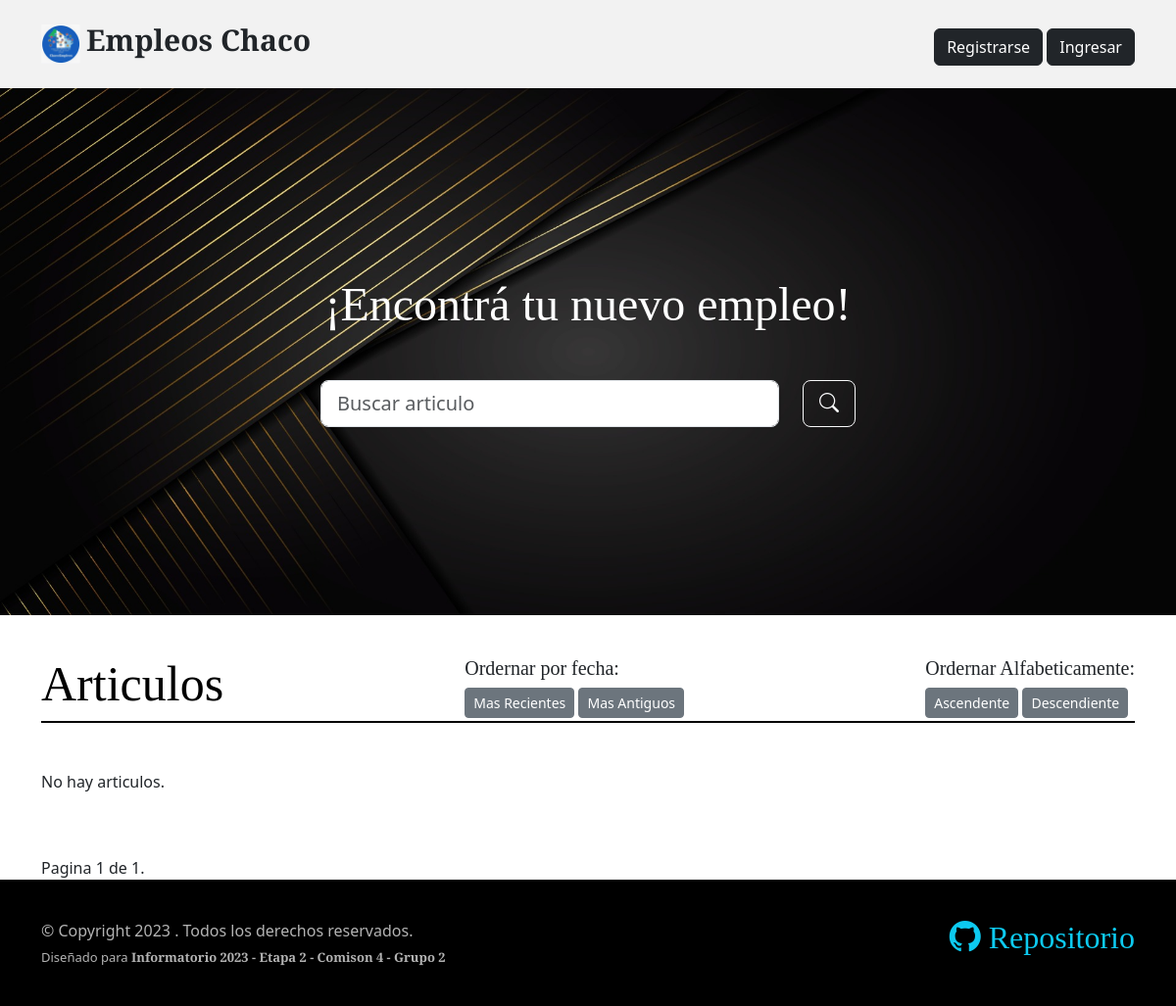
Before: /?categoria=4 with the older database file.
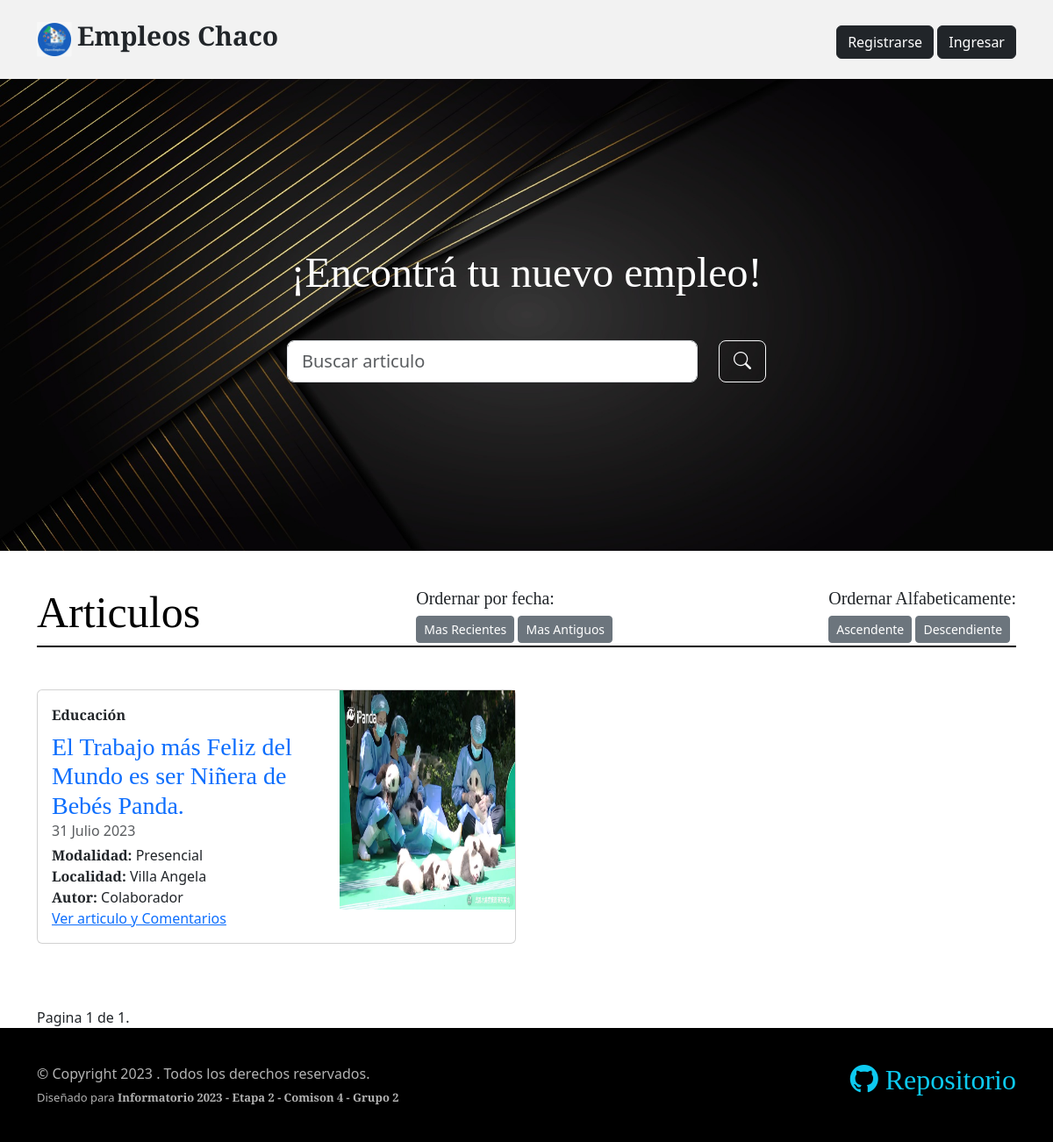
After: the same page with the newer database file.
### Aplicaciones/Articulos/models.py (models this page shows, shortened)
class Articulo(models.Model):
    usuario = models.ForeignKey("Usuarios.Usuario", on_delete=models.PROTECT)
    categoria = models.ForeignKey("Categoria", on_delete=models.PROTECT)
    titulo = models.CharField(max_length=200)
    contenido = models.TextField()
    localidad = models.CharField(max_length=50)
    fecha_publicacion = models.DateField(default= timezone.now)
    imagen_portada = models.ImageField(upload_to="portada")
    modalidad = models.CharField(max_length=50)

class Categoria(models.Model):
    nombre = models.CharField(max_length=50)

### Aplicaciones/Usuarios/models.py (models this page shows, shortened)
class Usuario(AbstractUser):
    nombre = models.CharField(max_length=50)
    apellido = models.CharField(max_length=50)
    email = models.EmailField()
    foto_perfil = models.ImageField(null=True, blank=True, upload_to='usuarios', default='usuarios/user_default.png')
    COLABORADOR = "CO"
    MIEMBRO = "MI"
    CHOICES = [
        (COLABORADOR, "Colaborador"),
        (MIEMBRO, "Miembro"),
    ]
    tipo_usuario = models.CharField(
        max_length=2,
        choices=CHOICES,
        default=MIEMBRO,
    )

### Aplicaciones/Articulos/views.py (the view, shortened to what this page needs)
# urls.py: path("", ListarArticulosView.as_view(), name="listar_articulos"),
class ListarArticulosView(ListView):
    model = Articulo
    template_name = 'ArticulosTemplates/listar_articulos.html'
    context_object_name = "articulos"
    paginate_by = 6
    def get_queryset(self):
        queryset = Articulo.objects.all().order_by('-fecha_publicacion')
        order_by = self.request.GET.get('order_by', '')
        if order_by:
            if order_by.upper() == "ASC":
                queryset = Articulo.objects.all().order_by('fecha_publicacion')
            else:
                pass
        order_by_titulo = self.request.GET.get('order_by_titulo', '')
        if order_by_titulo:
            if order_by_titulo.upper() == "ASC":
                queryset = Articulo.objects.all().order_by('titulo')
            else:
                queryset = Articulo.objects.all().order_by('-titulo')
        buscar = self.request.GET.get('buscar')
        qset = []
        categoria = self.request.GET.get('categoria', '')
        if categoria:
            qset.append(Q(categoria__id=categoria))
        queryset = queryset.filter(*qset)
        return queryset
    def get_context_data(self, **kwargs):
        context = super().get_context_data(**kwargs)
        context['categorias'] = Categoria.objects.all()
        return context

### Templates/ArticulosTemplates/listar_articulos.html (shortened to what this page needs)
{% extends 'base.html' %}
{% load static %}
{% block contenido %}
<main id="main">
    <header class="masthead">
    <div class="container position-relative">
        <div class="row justify-content-center">
            <div class="col-xl-6">
                <div class="text-center text-dark">
                    <h1 class="mb-5 text-white">¡Encontrá tu nuevo empleo!</h1>
                    <form class="form-subscribe" id="contactForm" data-sb-form-api-token="API_TOKEN">
                        <div class="row">
                            <div class="col">
                                <input type="text" class="form-control form-control-lg" placeholder="Buscar articulo" name="buscar" value="{{ request.GET.buscar}}">
                            </div>
                            <div class="col-auto"><button class="btn btn-outline-light btn-lg" id="submitButton" type="submit"><i class="bi bi-search"></i></button></div>
                        </div>
                    </form>
                </div>
            </div>
        </div>
    </div>
</header>
<section id="posts" class="posts">
    <div class="container" >
        <div class="section-header d-flex justify-content-between align-items-center mb-5">
          <h2>Articulos</h2>
          <div>
            <h5>Ordernar por fecha:</h5>
             <a href="{% url 'Aplicaciones.Articulos:listar_articulos' %}?order_by=DES" class="btn btn-secondary btn-sm">Mas Recientes</a>
             <a href="{% url 'Aplicaciones.Articulos:listar_articulos' %}?order_by=ASC" class="btn btn-secondary btn-sm">Mas Antiguos</a>
         </div>
         <div>
             <h5>Ordernar Alfabeticamente:</h5>
             <a href="{% url 'Aplicaciones.Articulos:listar_articulos' %}?order_by_titulo=ASC" class="btn btn-secondary btn-sm">Ascendente</a>
             <a href="{% url 'Aplicaciones.Articulos:listar_articulos' %}?order_by_titulo=DES" class="btn btn-secondary btn-sm">Descendiente</a>
          </div>
        </div>
    </div>
    <div class="container">
    <div class="row mb-2">
        {% if articulos %}
        {% for articulo in articulos %}
        <div class="col-md-6">
          <div class="card flex-md-row mb-4 box-shadow h-md-250">
            <div class="card-body d-flex flex-column align-items-start">
              <strong class="d-inline-block mb-2 text-primary">{{ articulo.categoria.nombre }}</strong>
              <h3 class="mb-0">
                <a class="info-primary"  href="{% url 'Aplicaciones.Articulos:articulo_detalle' articulo.pk  %}">{{ articulo.titulo }}</a>
              </h3>
              <div class="mb-1 text-muted">{{ articulo.fecha_publicacion }}</div>
              <p class="card-text mb-auto"><b>Modalidad:</b> {{ articulo.modalidad }}</p>
              <p class="card-text mb-auto"><b>Localidad:</b> {{ articulo.localidad }}</p>
              <p class="card-text mb-auto"><b>Autor:</b> {{ articulo.usuario.username }}</p>
              <a href="{% url 'Aplicaciones.Articulos:articulo_detalle' articulo.pk  %}" >  <u>Ver articulo y Comentarios</u></a>
            </div>
            <img class="card-img-right flex-auto d-none d-md-block"  alt="portada" style="width: 200px; height: 250px;" src="{{ articulo.imagen_portada.url }}"" data-holder-rendered="true">
          </div>
        </div>
        {% endfor %}
        {% else %}
        <p>No hay articulos.</p>
        {% endif %}
      </div>
    </div>
  </section>
   <div class="container" >
   <div class="pagination">
    <span class="step-links">
        <span class="current">
            Pagina {{ page_obj.number }} de {{ page_obj.paginator.num_pages }}.
        </span>
    </span>
</div>
</div>
</main>
{% endblock %}

### Templates/base.html (shortened to what this page needs)
{% load static %}
<!DOCTYPE html>
<html lang="es">
<head>
    <link href="https://cdn.jsdelivr.net/npm/bootstrap@5.3.1/dist/css/bootstrap.min.css" rel="stylesheet">
    <link href="{% static 'vendor/bootstrap/css/bootstrap.min.css' %}" rel="stylesheet">
    <link href="{% static 'vendor/bootstrap-icons/bootstrap-icons.css' %}" rel="stylesheet">
    <link href="{% static 'vendor/swiper/swiper-bundle.min.css' %}" rel="stylesheet">
    <link href="{% static 'vendor/glightbox/css/glightbox.min.css' %}" rel="stylesheet">
    <link href="{% static 'vendor/aos/aos.css' %}" rel="stylesheet">
    <link href="{% static 'css/variables.css' %}" rel="stylesheet">
    <link href="{% static 'css/main.css' %}" rel="stylesheet">
    <link href="{% static 'css/info_style.css' %}" rel="stylesheet">
</head>
<body class="body">
    <div>
        {% block navegacion %}
        {% include 'navbar.html' %}
        {% endblock %}
    </div>
    <div>
        {% block contenido %}
        {% endblock %}
    </div>
    {% block footer %}
    {% include 'footer.html' %}
    {% endblock %}
</body>
</html>

### Templates/navbar.html (shortened to what this page needs)
{% load static %}
  <header id="header" class="header d-flex align-items-center fixed-top">
    <div class="container-fluid container-xl d-flex align-items-center justify-content-between">
      <a href="{% url 'Aplicaciones.Articulos:listar_articulos' %}" class="logo d-flex align-items-center">
        <img src="{% static 'img/logo.jpg' %}" alt="">
        <h1>Empleos Chaco</h1>
      </a>
      <div class="mt-auto">
        {% if user.is_authenticated %}
        <p><img src="{{ user.foto_perfil.url }}" alt="perfil" width="40" height="40"
            class="rounded-circle flex-shrink-0 m1"> <b class="text-seconday">{{ user.username }}</b> <a href="{% url 'Aplicaciones.Usuarios:cerrar_sesion' %}" class="btn btn-dark mx-3">   Cerrar Sesion</a></p>
        {% else %}
        <a href="{% url 'Aplicaciones.Usuarios:registrar_usuario' %}" class="btn btn-dark">Registrarse</a>
        <a href="{% url 'Aplicaciones.Usuarios:iniciar_sesion' %}" class="btn btn-dark">Ingresar</a>
        {% endif %}
      </div>
    </div>
  </header>

### Templates/footer.html (shortened to what this page needs)
<footer id="footer" class="footer">
    <div class="footer-legal">
      <div class="container">
        <div class="row justify-content-between">
          <div class="col-md-6 text-center text-md-start mb-3 mb-md-0">
            <div class="copyright">
              © Copyright 2023 <strong></strong>. Todos los derechos reservados.
            </div>
            <div class="credits">
              Diseñado para <b>Informatorio 2023 - Etapa 2 - Comison 4 - Grupo 2</a></b>
            </div>
          </div>
          <div class="col-md-6">
            <div class="mb-3 mb-lg-0 text-center text-md-end">
              <h2 > <a href="https://github.com/SFRisso/Blog_Info2023_Grupo2" class="link-info"><i class="bi bi-github"></i> Repositorio </a></h2>
            </div>
          </div>
        </div>
      </div>
    </div>
  </footer>

### static/css/variables.css (style rules this page uses)
:root { --font-default: 'EB Garamond', system-ui, -apple-system, "Segoe UI", Roboto, "Helvetica Neue", Arial, "Noto Sans", "Liberation Sans", sans-serif, "Apple Color Emoji", "Segoe UI Emoji", "Segoe UI Symbol", "Noto Color Emoji"; --font-primary: 'EB Garamond', serif; --font-secondary: 'Inter', sans-serif; --color-default: #212529; --color-default-rgb: 33, 37, 41; --color-primary: #212529; --color-primary-light: #26282c; --color-primary-dark: #0b0c0e; --color-primary-rgb: 33, 37, 41; --color-primary-light-rgb: 38, 40, 44; --color-primary-dark-rgb: 11, 12, 14; --color-secondary: #596d80; --color-secondary-light: #8498aa; --color-secondary-dark: #404f5c; --color-secondary-rgb: 89, 109, 128; --color-secondary-light-rgb: 132, 152, 170; --color-secondary-dark-rgb: 64, 79, 92; --color-blue: #0d6efd; --color-blue-rgb: 13, 110, 253; --color-indigo: #6610f2; --color-indigo-rgb: 102, 16, 242; --color-purple: #6f42c1; --color-purple-rgb: 111, 66, 193; --color-pink: #f3268c; --color-pink-rgb: 243, 38, 140; --color-red: #df1529; --color-red-rgb: 223, 21, 4; --color-orange: #fd7e14; --color-orange-rgb: 253, 126, 20; --color-yellow: #ffc107; --color-yellow-rgb: 255, 193, 7; --color-green: #059652; --color-green-rgb: 5, 150, 82; --color-teal: #20c997; --color-teal-rgb: 32, 201, 151; --color-cyan: #0dcaf0; --color-cyan-rgb: 13, 202, 240; --color-white: #ffffff; --color-white-rgb: 255, 255, 255; --color-gray: #6c757d; --color-gray-rgb: 108, 117, 125; --color-black: #000000; --color-black-rgb: 0, 0, 0; }
:root { --bs-blue: var(--color-blue); --bs-indigo: var(--color-indigo); --bs-purple: var(--color-purple); --bs-pink: var(--color-pink); --bs-red: var(--color-red); --bs-orange: var(--color-orange); --bs-yellow: var(--color-yellow); --bs-green: var(--color-green); --bs-teal: var(--color-teal); --bs-cyan: var(--color-cyan); --bs-white: var(--color-white); --bs-gray: var(--color-gray); --bs-gray-dark: #343a40; --bs-gray-100: #f8f9fa; --bs-gray-200: #e9ecef; --bs-gray-300: #dee2e6; --bs-gray-400: #ced4da; --bs-gray-500: #adb5bd; --bs-gray-600: #6c757d; --bs-gray-700: #495057; --bs-gray-800: #343a40; --bs-gray-900: #212529; --bs-primary: var(--color-blue); --bs-secondary: var(--color-blue); --bs-success: #198754; --bs-info: #0dcaf0; --bs-warning: #ffc107; --bs-danger: #dc3545; --bs-light: #f8f9fa; --bs-dark: #212529; --bs-primary-rgb: var(--color-primary-rgb); --bs-secondary-rgb: var(--color-secondary-rgb); --bs-success-rgb: 25, 135, 84; --bs-info-rgb: 13, 202, 240; --bs-warning-rgb: 255, 193, 7; --bs-danger-rgb: 220, 53, 69; --bs-light-rgb: 248, 249, 250; --bs-dark-rgb: 33, 37, 41; --bs-white-rgb: var(--color-white-rgb); --bs-black-rgb: var(--color-black-rgb); --bs-body-color-rgb: var(--color-default-rgb); --bs-body-bg-rgb: 255, 255, 255; --bs-font-sans-serif: var(--font-default); --bs-font-monospace: SFMono-Regular, Menlo, Monaco, Consolas, "Liberation Mono", "Courier New", monospace; --bs-gradient: linear-gradient(180deg, rgba(255, 255, 255, 0.15), rgba(255, 255, 255, 0)); --bs-body-font-family: var(--font-default); --bs-body-font-size: 1rem; --bs-body-font-weight: 400; --bs-body-line-height: 1.5; --bs-body-color: var(--color-default); --bs-body-bg: #fff; }

### static/css/main.css (style rules this page uses)
:root { scroll-behavior: smooth; }
body { color: rgba(var(--color-primary-rgb), 1); }
a { text-decoration: none; }
h1, h2, h3, h4, h5, h6 { font-family: var(--font-primary); }
#main { margin-top: 90px; }
section { padding: 40px 0; overflow: hidden; }
.section-header { border-bottom: 2px solid var(--color-black); }
.section-header h2 { font-size: 50px; color: var(--color-black); }
.header { height: 90px; transition: all 0.5s; z-index: 997; background: #f2f2f2; }
.header .logo img { max-height: 40px; margin-right: 6px; }
.header .logo h1 { font-size: 30px; font-weight: 700; color: var(--color-default); font-family: var(--font-primary); }
section { scroll-margin-top: 70px; }
.footer { overflow: hidden; background: rgba(var(--color-black-rgb), 0.9); font-size: 16px; color: rgba(var(--color-white-rgb), 0.7); }
.footer .footer-legal { background: var(--color-black); padding: 40px 0; }
.footer .credits { padding-top: 6px; font-size: 13px; }

Changed rows visible on the page:
added Articulo: categoria.nombre "Educación", titulo "El Trabajo más Feliz del Mundo es ser Niñera de Bebés Panda.", fecha_publicacion "31 Julio 2023", modalidad "Presencial", localidad "Villa Angela", usuario.username "Colaborador", imagen_portada (picture)
Other visible differences:
text no longer shown: "No hay articulos."
